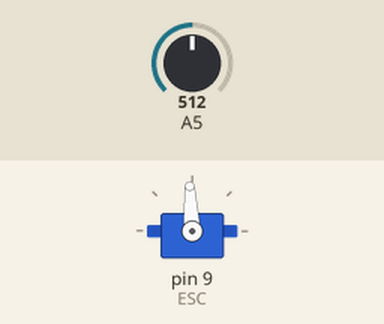
Bench run of a sketch on a simulated Arduino Uno, built with avr-gcc and run on an emulated ATmega328P. On the bench: servo. The inputs (shaded band) are chosen by the test bench; at power-on: A5 = 512.

Above: at 1.2 s.
1.3 s: A5 set to 716
At 2.5 s:
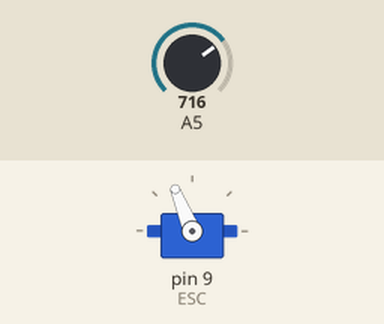
2.8 s: A5 set to 900
At 3.7 s:
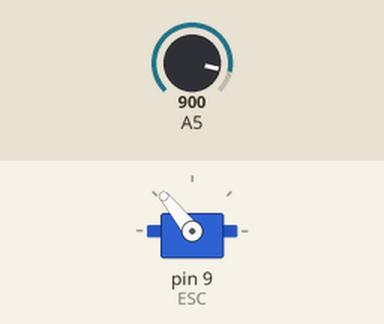
4.3 s: A5 set to 1023
At 4.9 s:
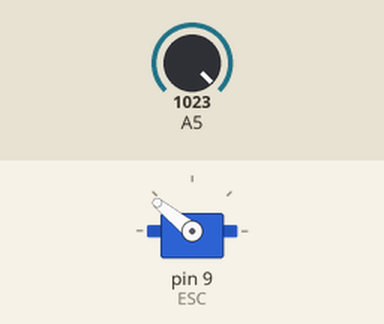
5.8 s: A5 set to 306
At 7.0 s:
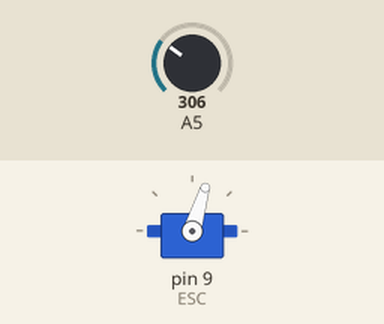
7.3 s: A5 set to 122
At 8.4 s:
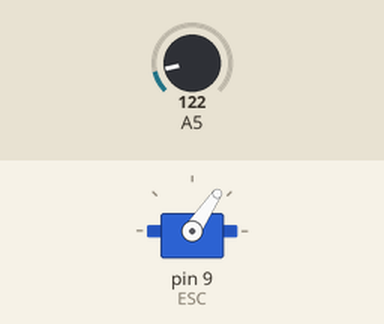
8.8 s: A5 set to 511
At 9.5 s:
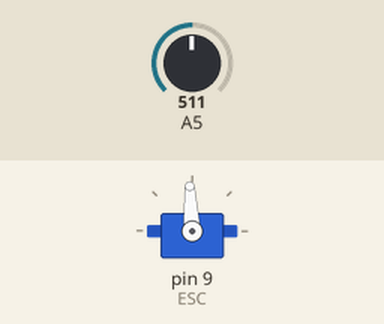
Timing chart, 0 to 11.3 s (numbered marks = the images above; inputs shaded):
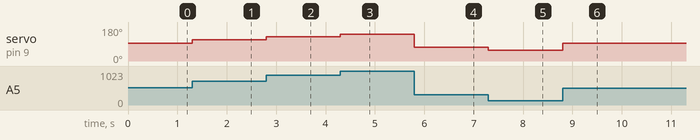

Measured:
- after the input at 1.3 s, servo on pin 9 (ESC): 93° → 112° at once
- after the input at 2.8 s, servo on pin 9 (ESC): 112° → 129° at once
- after the input at 4.3 s, servo on pin 9 (ESC): 129° → 141° at once
- after the input at 5.8 s, servo on pin 9 (ESC): 141° → 73° at once
- after the input at 7.3 s, servo on pin 9 (ESC): 73° → 56° at once
- after the input at 8.8 s, servo on pin 9 (ESC): 56° → 93° at once

The sketch:

esc.ino.ino
```cpp
#include<Servo.h>

Servo ESC;

int val; //Đọc biến trở
int vel; //Độ dài xung gửi cho ESc

void setup()
{
  ESC.attach(9);
}

void loop()
{
  val=analogRead(A5);
  vel=map(val,0,1023,1000,2000);
  ESC.writeMicroseconds(vel);
}
```
